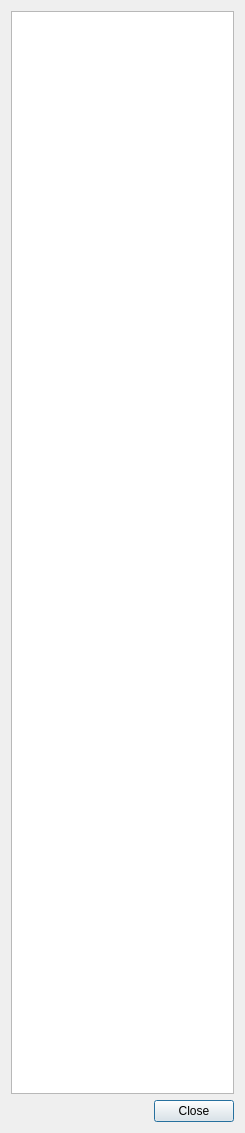
<?xml version="1.0" encoding="UTF-8"?>
<ui version="4.0">
 <class>Dialog</class>
 <widget class="QDialog" name="Dialog">
  <property name="windowModality">
   <enum>Qt::ApplicationModal</enum>
  </property>
  <property name="geometry">
   <rect>
    <x>0</x>
    <y>0</y>
    <width>245</width>
    <height>1133</height>
   </rect>
  </property>
  <property name="windowTitle">
   <string>Dialog</string>
  </property>
  <layout class="QVBoxLayout" name="verticalLayout">
   <item>
    <widget class="QTableView" name="tableView"/>
   </item>
   <item>
    <layout class="QHBoxLayout" name="horizontalLayout">
     <item>
      <spacer name="horizontalSpacer">
       <property name="orientation">
        <enum>Qt::Horizontal</enum>
       </property>
       <property name="sizeHint" stdset="0">
        <size>
         <width>40</width>
         <height>20</height>
        </size>
       </property>
      </spacer>
     </item>
     <item>
      <widget class="QPushButton" name="pushButton">
       <property name="text">
        <string>Close</string>
       </property>
      </widget>
     </item>
    </layout>
   </item>
  </layout>
 </widget>
 <resources/>
 <connections>
  <connection>
   <sender>pushButton</sender>
   <signal>clicked()</signal>
   <receiver>Dialog</receiver>
   <slot>reject()</slot>
   <hints>
    <hint type="sourcelabel">
     <x>502</x>
     <y>798</y>
    </hint>
    <hint type="destinationlabel">
     <x>372</x>
     <y>796</y>
    </hint>
   </hints>
  </connection>
 </connections>
</ui>
